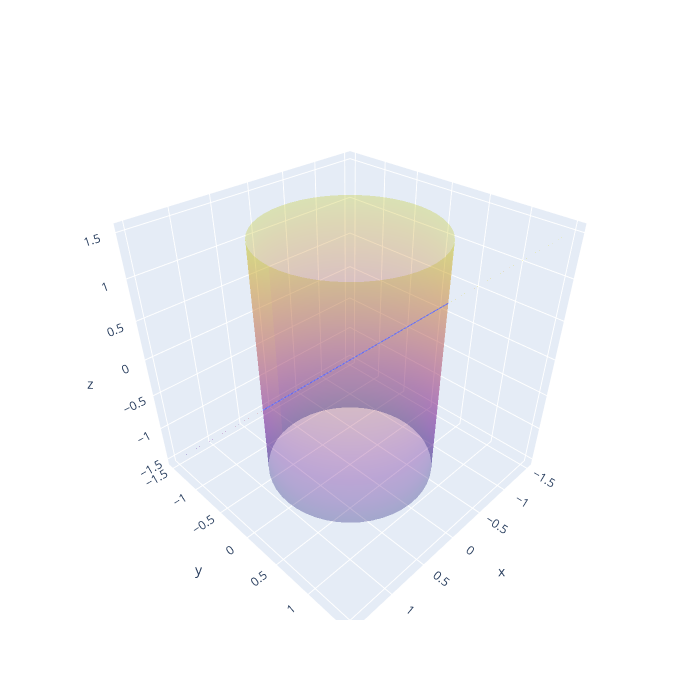

Here is the notebook cell this chart was saved with:
### Code cell
import numpy as np
import plotly.graph_objects as go

# curva
t = np.linspace(0, 4*np.pi, 400)
x = np.cos(t)
y = np.sin(t)
z = np.sin(t)

# cilindro
theta = np.linspace(0, 2*np.pi, 50)
z_vals = np.linspace(-1.5, 1.5, 50)
Theta, Z = np.meshgrid(theta, z_vals)

Xc = np.cos(Theta)
Yc = np.sin(Theta)

# plano z = y
x_vals = np.linspace(-1.5, 1.5, 50)
y_vals = np.linspace(-1.5, 1.5, 50)
Xp, Yp = np.meshgrid(x_vals, y_vals)
Zp = Yp

# figura
fig = go.Figure()

# curva
fig.add_trace(go.Scatter3d(
    x=x, y=y, z=z,
    mode='lines',
    name='Curva'
))

# cilindro
fig.add_trace(go.Surface(
    x=Xc, y=Yc, z=Z,
    opacity=0.3,
    showscale=False,
    name='Cilindro'
))

# plano
fig.add_trace(go.Surface(
    x=Xp, y=Yp, z=Zp,
    opacity=0.3,
    showscale=False,
    name='Plano z=y'
))

# layout
fig.update_layout(
    scene=dict(
        xaxis_title='x',
        yaxis_title='y',
        zaxis_title='z'
    ),
    width=700,
    height=700
)

fig.show()

### Figure 1 — Plotly figure (JSON) as saved in the notebook; plotly's stock layout.template omitted (floating-point values rounded to 4 significant figures; data arrays with more than 128 entries replaced by an {"elided": "..."} marker saying what was removed)
{"data": [{"mode": "lines", "name": "Curva", "type": "scatter3d", "x": {"elided": "400 float values"}, "y": {"elided": "400 float values"}, "z": {"elided": "400 float values"}}, {"name": "Cilindro", "opacity": 0.3, "showscale": false, "type": "surface", "x": {"elided": "50x50 float values"}, "y": {"elided": "50x50 float values"}, "z": {"elided": "50x50 float values"}}, {"name": "Plano z=y", "opacity": 0.3, "showscale": false, "type": "surface", "x": {"elided": "50x50 float values"}, "y": {"elided": "50x50 float values"}, "z": {"elided": "50x50 float values"}}], "layout": {"height": 700, "scene": {"xaxis": {"title": {"text": "x"}}, "yaxis": {"title": {"text": "y"}}, "zaxis": {"title": {"text": "z"}}}, "width": 700}}
